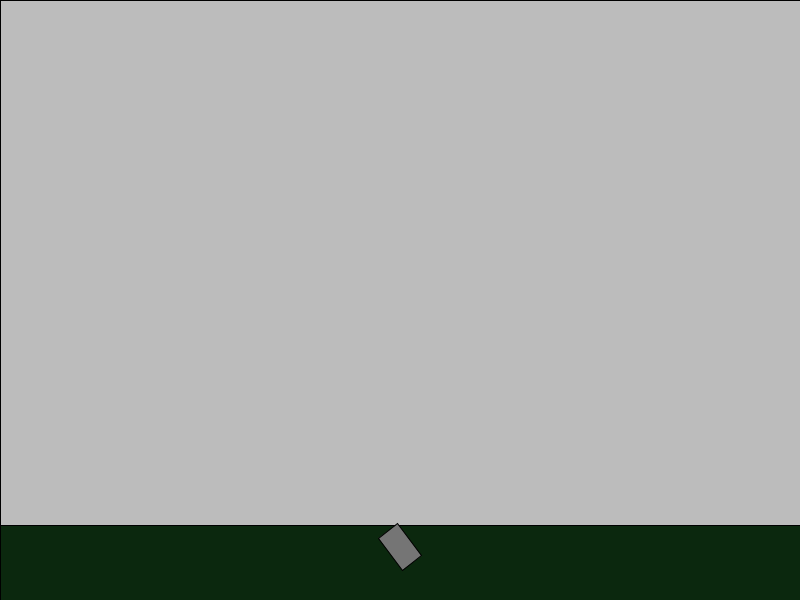
Frame 1 (no input)
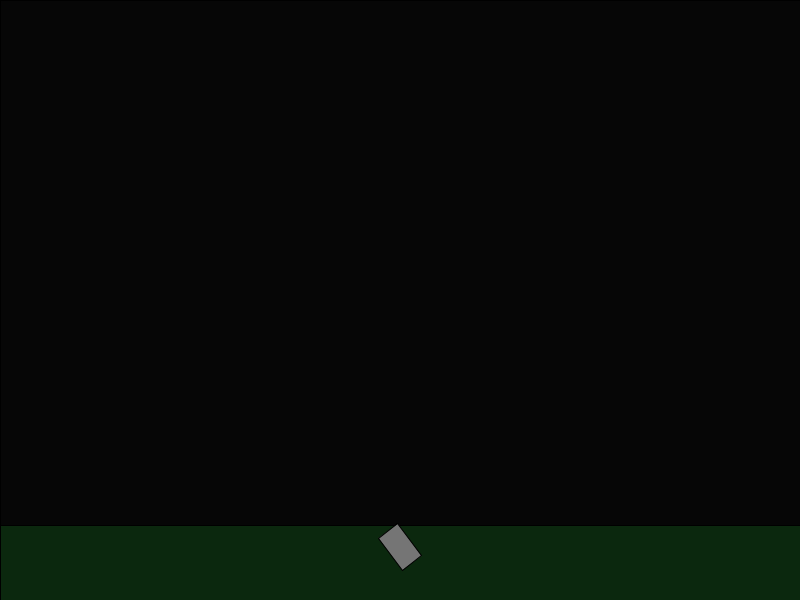
Frame 60 (the mouse pressed at the canvas centre just before this capture)
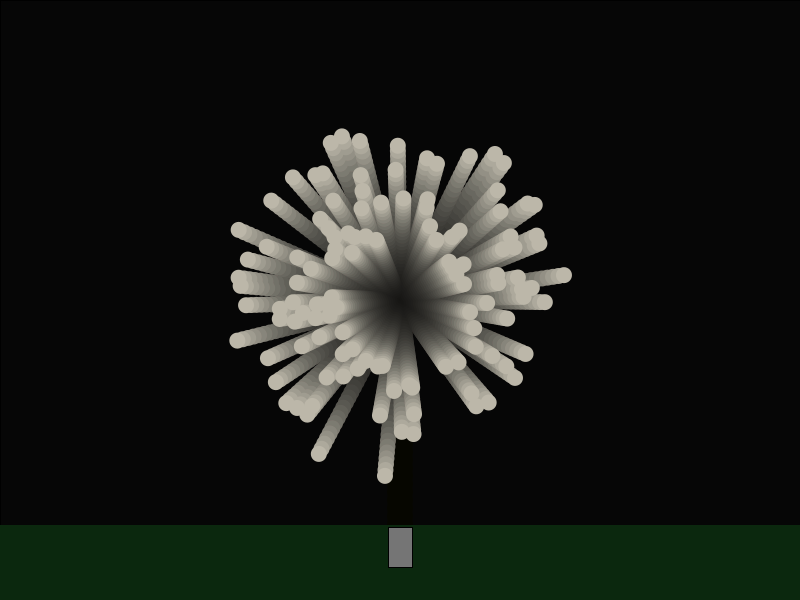
Frame 120 (the mouse held since frame 60 and released just before this capture)

The Processing sketch that drew these frames (run headless with seeded random() and noise(); from frame 60 on, the mouse is pressed at the canvas centre):

// Processing sketch: processing_95976
// ── processing_95976.pde

 /*
 I thought if this program right before I went to sleep.  I decided it would be pretty
 if i could make fireworks.  Also, due to the relative shape simplicity, I wouldn't have any
 issues with art.  It only took around two and a half hours to code as well, so it was a 
 very reaasonable project. Getting the color of the ground took a bit more time.
 */
//set variables for height and width of the screen
  int w, h;
  
  //set the mouse point variables
  float mx, my;
  
  //set the firing variable
  boolean fire = true;
  
  //this variable controls the firework display
  boolean exp = false;
  
  //this variable controls the explosion
  boolean boom = false;
  
  //declare the firework color variables
  float R, G, B;
  
  //create a chance variable for extra fun
  float chance;
  
  
//create the firework cannon object
Cannon cannon = new Cannon();

//create fireworks
Firework firework = new Firework();

//create the firey bits
Firebits[] firebits = new Firebits[120];

void setup() {
  smooth();
  //set height and width to 800 by 600
  w = 800;
  h = 600;  
  size(800,600);
  //this makes the screen resizeable!
//  if ( frame != null) {
//    frame.setResizable(true);
//  }
  
  //initialize the fire
  for(int i = 0; i < 119; i++) {
    firebits[i] = new Firebits();
  }
      //initialize the firework's color
      R = random(80,250);
      G = random(80,250);
      B = random(80,250);
      //initialize the chance
      chance = random(0,100);
}

//this section triggers the firing event
void mousePressed() {
  if(fire == true) {
     exp = true;
     //sets the target
     mx = mouseX;
     my = mouseY;
     
    //set the position to the designated explosion point and trajectory away from the point
    for(int i = 0; i < 119; i ++) {
    firebits[i].posx = mx;
    firebits[i].posy = my;
    firebits[i].traj = random(0,360);
    
    }
     
     //must click twice to fire again (reload time, also makes things run smoother)
     fire = false;
    }else if(fire == false) {
      fire = true;
      boom = false;
      //changes the color for each firework
      R = random(80,250);
      G = random(80,250);
      B = random(80,250);
      chance = random(0,100);
    }  
    
}






void draw() {
  //draw the sky
  fill(0,20);
  rectMode(CORNER);
  rect(0,0, width, height - height/8);
  
  
  //this tells the firework it's ready to explode
  if(firework.posY <= my && exp == true) {
      boom = true;
    }
  
  //sets the speed of one so i can keep track of the explosion's radius
  firebits[100].speed = 4;
  
  //stop the explosion
  if(dist(firebits[100].posx,firebits[100].posy,mx,my) >= 200) {
    boom = false;
  }
  
  //display the fire!
  if(boom == true) {
  for(int i = 0; i < 119; i++) {
  firebits[i].display();
   }
  }
  
  //draw the ground
  fill(11,40,14);
  rect(0,height - height/8,width,height/8);
  
  //display the firework
  firework.display();
  

  
  //display the firework cannon
  cannon.display();
  
}



class Cannon {
  
  //set the variables
  int posx, posy, he, wi;
  
  //finds the angle to the mouse
 float mouseAngle;
 
  //constructor (must be empty due to the variability in size and position)
  Cannon() {
  }
  
  
  void display() {
    
    //set the variable variables
   posx = width/2;
   posy = height - height/10;
   he = height/25;
   wi = width/20;
   mouseAngle = atan2(posy - mouseY, posx - mouseX) + (.5 * PI);
   
   //the translate and rotate allow the cannon to follow the mouse
   translate(posx,posy + 7);
   rotate(mouseAngle);
   
   //draw the cannon
   rectMode(CENTER);
   stroke(0);
   fill(117,117,117);
   rect(0,0,he,wi);
   
  }
  
 
 
 
 
  
  
  
  
  
  
  
}
class Firebits {
  
  //initialize the size, color, speed, and position variables
  float posx, posy, r, speed; 
  
  //angle of trajectory!
  float traj;
  
  Firebits() {
    speed = random(2,6);
    r = width/50;
  }
  
  
  void display() {
      if(boom == true) {
        if(chance <=10) {
      posx -= cos(traj + random(1,3)) * speed;
      posy -= sin(traj + random(1,3)) * speed;
        }
      posx -= cos(traj) * speed;
      posy -= sin(traj) * speed;
      
      ellipseMode(CENTER);
      noStroke();
      fill(R,G,B);
      ellipse(posx,posy,r,r);
      }
    
  }
  
  
  
  
}
class Firework {
  //declare the shape and position variables
  float posX, posY, r;
  //variables for motion
  float fangle;
  int speed;
  
  //constructor 
  Firework() {
    speed = 8;
    posX = width/2;
    posY = height - height/10;
  }
  
  void display() {
    //set the radius or the firework
    r = width/30;
    
    
    //this stops the ball when it gets to the explosion point
    if(posY < my) {
      exp = false;
    }
    //this resets the ball
    if(exp == false) {
      posX = width/2;
      posY = height - height/10;
    }
    
    //this moves the ball to the explosion point
    if(exp == true) {
     fangle = atan2(cannon.posy - my, cannon.posx - mx);
     posX -= cos(fangle) * (speed + (width/100 - 8));
     posY -= sin(fangle) * (speed + (width/100 - 8));
     fire = false;
     
     //draw the firework (only displays if exp is true)
    ellipseMode(CENTER);
    noStroke();
    fill(255,120,0);
    ellipse(posX,posY,r,r);
    }
    
    
  }
  
  
  
  
  
  
}
